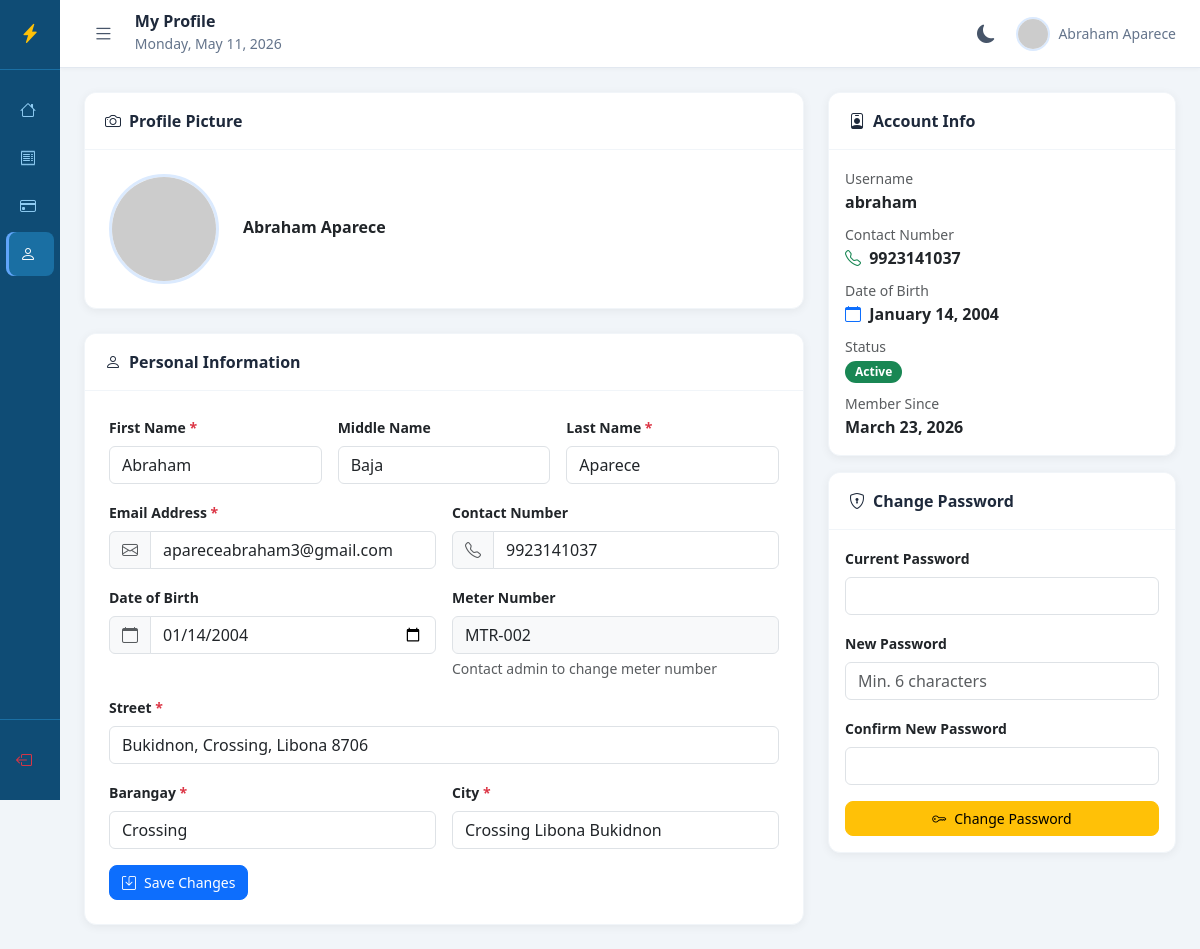
The page /user/profile.php (signed in) on the database its author committed.
### tables this page shows
CREATE TABLE `user` (
  `id` int(11) NOT NULL,
  `uuid` varchar(255) NOT NULL,
  `meter_number` varchar(50) DEFAULT NULL,
  `profile_picture` varchar(255) DEFAULT NULL,
  `firstName` varchar(255) NOT NULL,
  `middleName` varchar(255) DEFAULT NULL,
  `lastname` varchar(255) NOT NULL,
  `emailAddress` varchar(255) NOT NULL,
  `contactNumber` varchar(20) NOT NULL DEFAULT '',
  `dateOfBirth` date DEFAULT NULL,
  `username` varchar(255) NOT NULL,
  `password` varchar(255) NOT NULL,
  `street` varchar(255) NOT NULL,
  `barangay` varchar(255) NOT NULL,
  `city` varchar(255) NOT NULL,
  `dateCreated` timestamp NOT NULL DEFAULT current_timestamp(),
  `status` enum('active','inactive') DEFAULT 'active'
);

### app/controller/customer_controller.php (called while the page is built, shortened)
<?php
require_once __DIR__ . '/../config/config.php';
function getUserById($id) {
    global $conn;
    $stmt = $conn->prepare("SELECT * FROM user WHERE id = ?");
    $stmt->bind_param("i", $id);
    $stmt->execute();
    return $stmt->get_result()->fetch_assoc();
}
function getProfilePictureUrl($user) {
    $name = urlencode(($user['firstName'] ?? 'U') . ' ' . ($user['lastname'] ?? ''));
    return 'https://ui-avatars.com/api/?name=' . $name . '&background=1a6fa3&color=fff&size=128&bold=true';
}
?>

### public/user/profile.php (the view, shortened to what this page needs)
<?php
require_once __DIR__ . '/../../app/config/config.php';
require_once __DIR__ . '/../../app/controller/customer_controller.php';
$page_title = "My Profile";
$user_id    = $_SESSION['user_id'];
$user = getUserById($user_id);
$pic_url = getProfilePictureUrl($user);
require_once __DIR__ . '/includes/header.php';
?>
<div class="d-flex">
  <?php require_once __DIR__ . '/includes/sidebar.php'; ?>
  <div class="main-content flex-grow-1">
    <?php require_once __DIR__ . '/includes/topbar.php'; ?>
    <div class="page-content">
      <div class="row g-4">
        <div class="col-md-8">
          <div class="card mb-4">
            <div class="card-header">
              <i class="bi bi-camera me-2"></i>Profile Picture
            </div>
            <div class="card-body p-4">
              <form id="profilePictureForm" method="POST" enctype="multipart/form-data">
                <div class="d-flex align-items-center gap-4 flex-wrap">
                  <div id="photoUploadWrapper" style="position:relative;width:110px;height:110px;">
                    <img src="<?php echo $pic_url; ?>"
                         id="profilePreviewImg"
                         alt="Profile Picture"
                         style="width:110px;height:110px;border-radius:50%;
                                object-fit:cover;border:3px solid #dbeafe;">
                  </div>
                  <div class="flex-grow-1">
                    <p class="fw-semibold mb-1">
                      <?php echo htmlspecialchars($user['firstName'] . ' ' . $user['lastname']); ?>
                    </p>
                  </div>
                </div>
              </form>
            </div>
          </div>
          <div class="card">
            <div class="card-header">
              <i class="bi bi-person me-2"></i>Personal Information
            </div>
            <div class="card-body p-4">
              <form method="POST">
                <div class="row g-3">
                  <div class="col-md-4">
                    <label class="form-label fw-semibold small">
                      First Name <span class="text-danger">*</span>
                    </label>
                    <input type="text" name="firstName" class="form-control"
                           value="<?php echo htmlspecialchars($user['firstName']); ?>" required>
                  </div>
                  <div class="col-md-4">
                    <label class="form-label fw-semibold small">Middle Name</label>
                    <input type="text" name="middleName" class="form-control"
                           value="<?php echo htmlspecialchars($user['middleName'] ?? ''); ?>">
                  </div>
                  <div class="col-md-4">
                    <label class="form-label fw-semibold small">
                      Last Name <span class="text-danger">*</span>
                    </label>
                    <input type="text" name="lastname" class="form-control"
                           value="<?php echo htmlspecialchars($user['lastname']); ?>" required>
                  </div>
                  <div class="col-md-6">
                    <label class="form-label fw-semibold small">
                      Email Address <span class="text-danger">*</span>
                    </label>
                    <div class="input-group">
                      <span class="input-group-text">
                        <i class="bi bi-envelope text-muted"></i>
                      </span>
                      <input type="email" name="email" class="form-control"
                             value="<?php echo htmlspecialchars($user['emailAddress']); ?>" required>
                    </div>
                  </div>
                  <div class="col-md-6">
                    <label class="form-label fw-semibold small">Contact Number</label>
                    <div class="input-group">
                      <span class="input-group-text">
                        <i class="bi bi-telephone text-muted"></i>
                      </span>
                      <input type="tel" name="contact" class="form-control"
                             placeholder="e.g. 09171234567"
                             value="<?php echo htmlspecialchars($user['contactNumber'] ?? ''); ?>">
                    </div>
                  </div>
                  <div class="col-md-6">
                    <label class="form-label fw-semibold small">Date of Birth</label>
                    <div class="input-group">
                      <span class="input-group-text">
                        <i class="bi bi-calendar text-muted"></i>
                      </span>
                      <input type="date" name="dateOfBirth" class="form-control"
                             value="<?php echo htmlspecialchars($user['dateOfBirth'] ?? ''); ?>"
                             max="<?php echo date('Y-m-d', strtotime('-18 years')); ?>">
                    </div>
                  </div>
                  <div class="col-md-6">
                    <label class="form-label fw-semibold small">Meter Number</label>
                    <input type="text" class="form-control bg-light"
                           value="<?php echo htmlspecialchars($user['meter_number'] ?? 'N/A'); ?>" disabled>
                    <div class="form-text">Contact admin to change meter number</div>
                  </div>
                  <div class="col-12">
                    <label class="form-label fw-semibold small">
                      Street <span class="text-danger">*</span>
                    </label>
                    <input type="text" name="street" class="form-control"
                           value="<?php echo htmlspecialchars($user['street']); ?>" required>
                  </div>
                  <div class="col-md-6">
                    <label class="form-label fw-semibold small">
                      Barangay <span class="text-danger">*</span>
                    </label>
                    <input type="text" name="barangay" class="form-control"
                           value="<?php echo htmlspecialchars($user['barangay']); ?>" required>
                  </div>
                  <div class="col-md-6">
                    <label class="form-label fw-semibold small">
                      City <span class="text-danger">*</span>
                    </label>
                    <input type="text" name="city" class="form-control"
                           value="<?php echo htmlspecialchars($user['city']); ?>" required>
                  </div>
                </div>
                <button type="submit" class="btn btn-primary mt-3">
                  <i class="bi bi-save me-2"></i>Save Changes
                </button>
              </form>
            </div>
          </div>
        </div>
        <div class="col-md-4">
          <div class="card mb-3">
            <div class="card-header">
              <i class="bi bi-person-badge me-2"></i>Account Info
            </div>
            <div class="card-body">
              <div class="mb-2">
                <small class="text-muted">Username</small>
                <p class="fw-semibold mb-0"><?php echo htmlspecialchars($user['username']); ?></p>
              </div>
              <div class="mb-2">
                <small class="text-muted">Contact Number</small>
                <p class="fw-semibold mb-0">
                  <?php if (!empty($user['contactNumber'])): ?>
                    <i class="bi bi-telephone text-success me-1"></i>
                    <?php echo htmlspecialchars($user['contactNumber']); ?>
                  <?php else: ?>
                    <span class="text-muted fst-italic small">Not set yet</span>
                  <?php endif; ?>
                </p>
              </div>
              <div class="mb-2">
                <small class="text-muted">Date of Birth</small>
                <p class="fw-semibold mb-0">
                  <?php if (!empty($user['dateOfBirth'])): ?>
                    <i class="bi bi-calendar text-primary me-1"></i>
                    <?php echo date('F d, Y', strtotime($user['dateOfBirth'])); ?>
                  <?php else: ?>
                    <span class="text-muted fst-italic small">Not set yet</span>
                  <?php endif; ?>
                </p>
              </div>
              <div class="mb-2">
                <small class="text-muted">Status</small>
                <p class="mb-0">
                  <span class="badge bg-success"><?php echo ucfirst($user['status'] ?? 'active'); ?></span>
                </p>
              </div>
              <div>
                <small class="text-muted">Member Since</small>
                <p class="fw-semibold mb-0">
                  <?php echo date('F d, Y', strtotime($user['dateCreated'])); ?>
                </p>
              </div>
            </div>
          </div>
          <div class="card">
            <div class="card-header">
              <i class="bi bi-shield-lock me-2"></i>Change Password
            </div>
            <div class="card-body">
              <form method="POST">
                <div class="mb-3">
                  <label class="form-label fw-semibold small">Current Password</label>
                  <input type="password" name="current_password" class="form-control" required>
                </div>
                <div class="mb-3">
                  <label class="form-label fw-semibold small">New Password</label>
                  <input type="password" name="new_password" class="form-control"
                         placeholder="Min. 6 characters" required>
                </div>
                <div class="mb-3">
                  <label class="form-label fw-semibold small">Confirm New Password</label>
                  <input type="password" name="confirm_password" class="form-control" required>
                </div>
                <button type="submit" class="btn btn-warning w-100">
                  <i class="bi bi-key me-2"></i>Change Password
                </button>
              </form>
            </div>
          </div>
        </div>
      </div>
    </div>
  </div>
</div>
<?php require_once __DIR__ . '/includes/footer.php'; ?>

### public/user/includes/header.php (shortened to what this page needs)
<!DOCTYPE html>
<html lang="en">
<head>
  <link rel="stylesheet" href="https://cdn.jsdelivr.net/npm/bootstrap@5.3.0/dist/css/bootstrap.min.css">
  <link rel="stylesheet" href="https://cdn.jsdelivr.net/npm/bootstrap-icons@1.11.0/font/bootstrap-icons.css">
</head>
<body>

### public/user/includes/sidebar.php (shortened to what this page needs)
<?php
$current = pathinfo(basename($_SERVER["PHP_SELF"]), PATHINFO_FILENAME);
?>
<div class="sidebar collapsed d-flex flex-column" id="userSidebar">
  <div class="sidebar-brand">
    <i class="bi bi-lightning-charge-fill text-warning"></i>
  </div>
  <div class="mt-3 flex-grow-1">
    <ul class="nav flex-column">
      <li class="nav-item">
        <a href="dashboard" class="nav-link <?php echo $current == 'dashboard' ? 'active' : ''; ?>" title="Dashboard">
          <i class="bi bi-house"></i> <span class="nav-label">Dashboard</span>
        </a>
      </li>
      <li class="nav-item">
        <a href="my_bills" class="nav-link <?php echo $current == 'my_bills' ? 'active' : ''; ?>" title="My Bills">
          <i class="bi bi-receipt"></i> <span class="nav-label">My Bills</span>
        </a>
      </li>
      <li class="nav-item">
        <a href="pay_bill" class="nav-link <?php echo $current == 'pay_bill' ? 'active' : ''; ?>" title="Pay Bill">
          <i class="bi bi-credit-card"></i> <span class="nav-label">Pay Bill</span>
        </a>
      </li>
      <li class="nav-item">
        <a href="profile" class="nav-link <?php echo $current == 'profile' ? 'active' : ''; ?>" title="My Profile">
          <i class="bi bi-person"></i> <span class="nav-label">My Profile</span>
        </a>
      </li>
    </ul>
  </div>
  <div class="p-3" style="border-top: 1px solid #1a6fa3;">
    <a href="<?php echo BASE_URL; ?>index?logout=1" class="nav-link text-danger logout-link d-flex align-items-center" title="Logout">
      <i class="bi bi-box-arrow-left" style="width:20px; margin-right:8px; flex-shrink:0;"></i>
    </a>
  </div>
</div>

### public/user/includes/topbar.php (shortened to what this page needs)
<?php
if (!empty($_SESSION['user_profile_picture'])) {
    $_topbar_pic = UPLOADS_URL . 'profile_pictures/' . htmlspecialchars($_SESSION['user_profile_picture']);
} else {
    $_topbar_name = urlencode($_SESSION['user_name'] ?? 'User');
    $_topbar_pic  = 'https://ui-avatars.com/api/?name=' . $_topbar_name . '&background=1a6fa3&color=fff&size=64&bold=true';
}
?>
<div class="topbar">
  <div class="d-flex align-items-center">
    <button class="sidebar-toggle-btn" id="sidebarToggle" title="Toggle Sidebar">
      <i class="bi bi-list"></i>
    </button>
    <div>
      <h6 class="mb-0 fw-bold text-dark">
        <?php echo isset($page_title) ? $page_title : 'Dashboard'; ?>
      </h6>
      <small class="text-muted"><?php echo date('l, F d, Y'); ?></small>
    </div>
  </div>
  <div class="d-flex align-items-center gap-2">
    <button class="dark-toggle-btn" id="darkToggle" title="Toggle Dark Mode">
      <i class="bi bi-moon-fill" id="darkIcon"></i>
    </button>
    <a href="profile" class="d-flex align-items-center gap-2 text-decoration-none text-muted small ms-1" title="My Profile">
      <img src="<?php echo $_topbar_pic; ?>" alt="Profile"
           style="width:34px;height:34px;border-radius:50%;object-fit:cover;
                  border:2px solid #dbeafe;flex-shrink:0;">
      <span><?php echo htmlspecialchars($_SESSION['user_name'] ?? 'User'); ?></span>
    </a>
  </div>
</div>

### public/user/includes/footer.php (shortened to what this page needs)
</body>
</html>

### public/user/profile.php (style rules this page uses)
#photoUploadWrapper { cursor: pointer; }

### rows shown on the page
user: firstName+lastname "Abraham Aparece", firstName "Abraham", middleName "Baja", lastname "Aparece", email "apareceabraham3@gmail.com", contact "9923141037", dateOfBirth "01/14/2004", meter_number "MTR-002", street "Bukidnon, Crossing, Libona 8706", barangay "Crossing", city "Crossing Libona Bukidnon", username "abraham", contactNumber "9923141037", dateOfBirth "January 14, 2004", status "Active", dateCreated "March 23, 2026"

### other values the page prints
$page_title "My Profile"
$_SESSION['user_name'] "Abraham Aparece"
